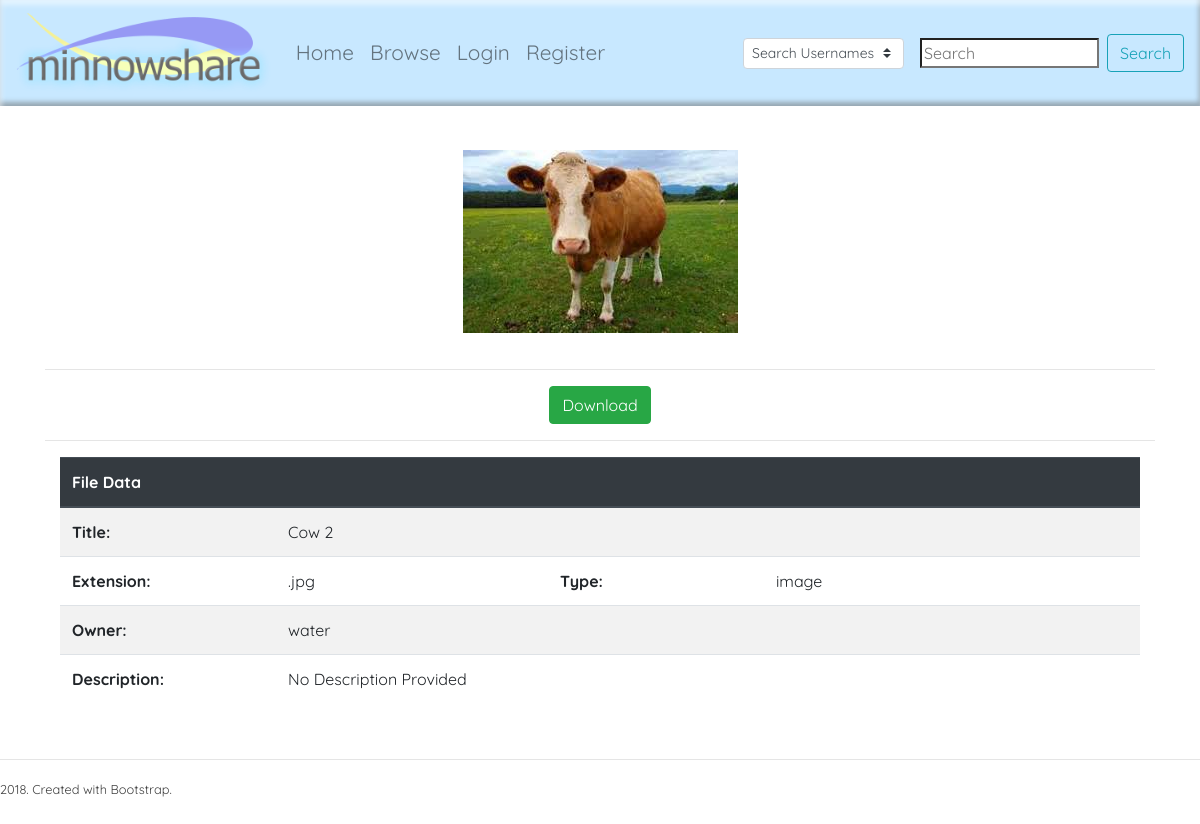
The page /file.php?share=public&file=3 on the database its author committed.
### tables this page shows
CREATE TABLE `public_uploads` (
  `item_id` int(8) NOT NULL,
  `owner_id` int(11) NOT NULL,
  `title` varchar(40) NOT NULL,
  `short` varchar(255) DEFAULT NULL,
  `description` text,
  `file_name` varchar(255) NOT NULL
);

CREATE TABLE `users` (
  `userid` int(11) NOT NULL,
  `username` varchar(20) NOT NULL,
  `pass` varchar(64) NOT NULL,
  `email` varchar(255) NOT NULL
);

### includes/functions.php (called while the page is built, shortened)
<?php
function get_file_type($file){
    $ext = strtolower(pathinfo($file)['extension']);
    if (in_array($ext, array('png', 'jpg', 'jpeg', 'gif', 'svg', 'bmp', 'ico', 'apng'))) return 'image';
    return 'unknown';
}
?>

### file.php (the view, shortened to what this page needs)
<?php
include("header.php");
$file_id = $_GET['file'];
switch($_GET['share']){
    case 'public': case 'friends': case 'private':
        $sharetype = $_GET['share'];
        break;
}
include_once("./includes/functions.php");
require("./includes/connection.php");
$table = $sharetype . "_uploads";
$query = "SELECT owner_id, title, short, description, file_name FROM $table WHERE item_id=$file_id";
$file_data = mysqli_query($con, $query);
$file_data = mysqli_fetch_assoc($file_data);
$filename = $file_data['file_name'];
$file_type = get_file_type($filename);
$file_info = pathinfo($filename);
$owner_id = $file_data['owner_id'];
$description = $file_data['description']=="NULL" ? 'No Description Provided' : $file_data['description'];
if(! $owner_name = mysqli_query($con, "SELECT username FROM users WHERE userid=$owner_id")) back("Owner not Found");
$owner_name = mysqli_fetch_assoc($owner_name)['username'];
$path_to_file = "./uploads/$sharetype/$owner_id/";
$img = $path_to_file . $file_info['filename'] . '^@&$' . ".*";
$img = glob($img);
if($img){
    $img = $img[0];
} elseif ($file_type == 'image') {
    $img = $path_to_file . $filename;
} else {$img = "./images/".$file_type.'.jpg';
}
?>
<div class="container" align=center>
   <a href="<?php echo $img ?>">
        <img class="filepic" src="<?php echo $img ?>" alt="<?php echo $file_data['title'];?>">
    </a>
    <hr>
    <form action="scripts/download.php" method="post">
        <button type="submit" class="btn btn-success">Download</button>
    </form>
    <hr>
    <div class="container">
        <table class="table table-striped table-hover" id="fileInfo">
          <thead class="thead-dark">
            <tr>
              <th colspan="4">File Data</th>
            </tr>
          </thead>
          <tbody>
            <tr>
              <th scope="row">Title:</th>
              <td colspan="3"><?php echo $file_data['title']; ?></td>
            </tr>
            <tr>
              <th scope="row">Extension:</th>
              <td><?php echo ".".$file_info['extension']; ?></td>
              <th scope="row">Type:</th>
              <td><?php echo $file_type; ?></td>
            </tr>
            <tr>
              <th scope="row">Owner:</th>
              <td colspan="3"><a href="profile.php?user=<?php echo $owner_id; ?>"><?php echo $owner_name; ?></a></td>
            </tr>
            <tr>
            <th scope="row">Description:</th>
              <td colspan="3"><?php echo $description; ?></td>
            </tr>
          </tbody>
        </table>
   </div>
</div>
<?php include("footer.php"); ?>

### css/style.css (style rules this page uses)
html, body { height:100%; }
body { font-family: 'Quicksand', sans-serif; color: #404040; }
a { color: inherit; }
.filepic { max-width: 90%; padding: 20px 20px 20px 20px; }
table th { width: 20%; }

### rows shown on the page
public_uploads: owner+file_name (picture), title "Cow 2", file_name "jpg", file_name "image", description "No Description Provided"
users: username "water"

### other values the page prints
$page "Home"
$page "Browse"
$page "Login"
$page "Register"
